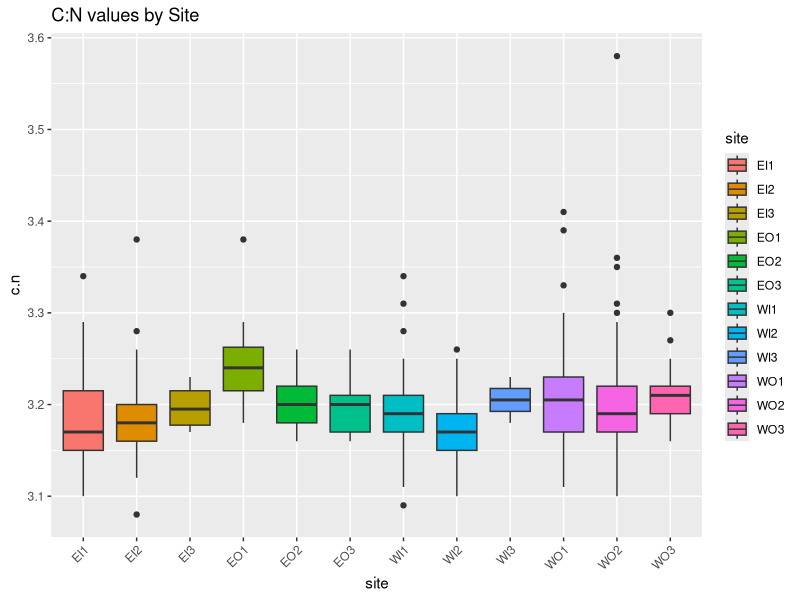
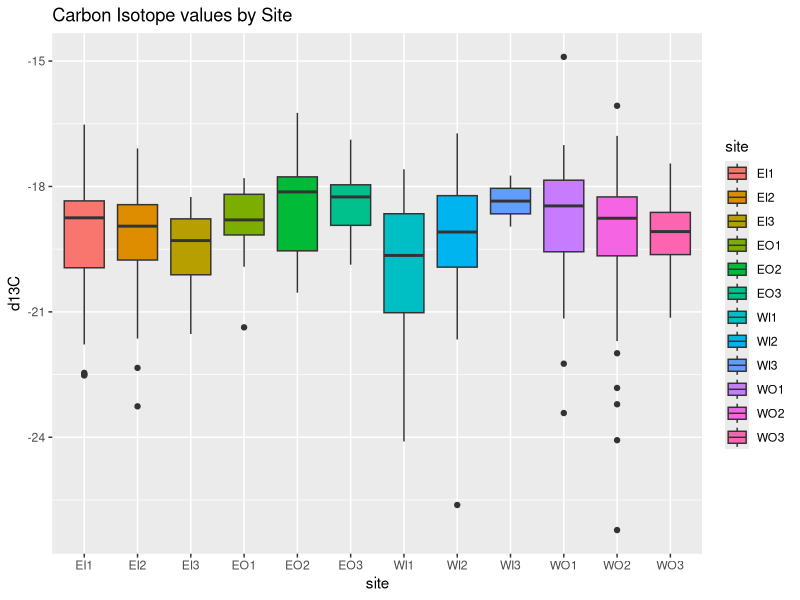
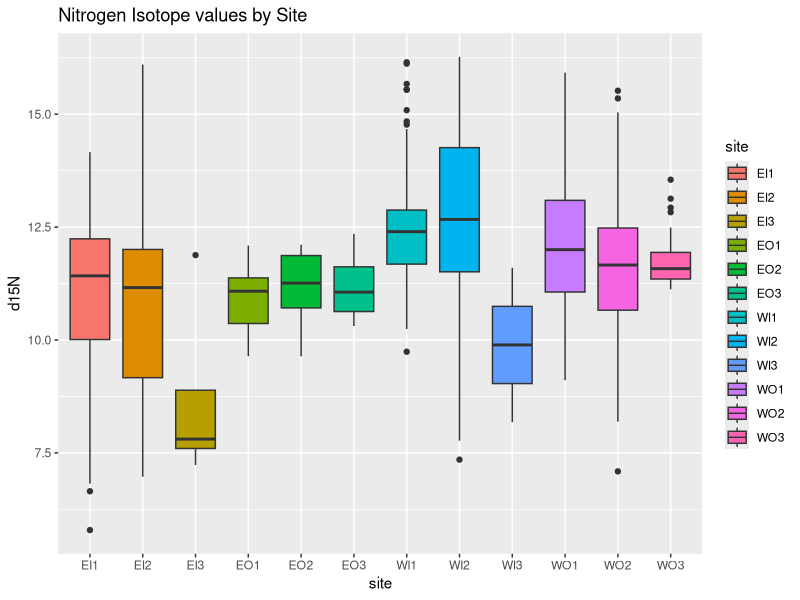
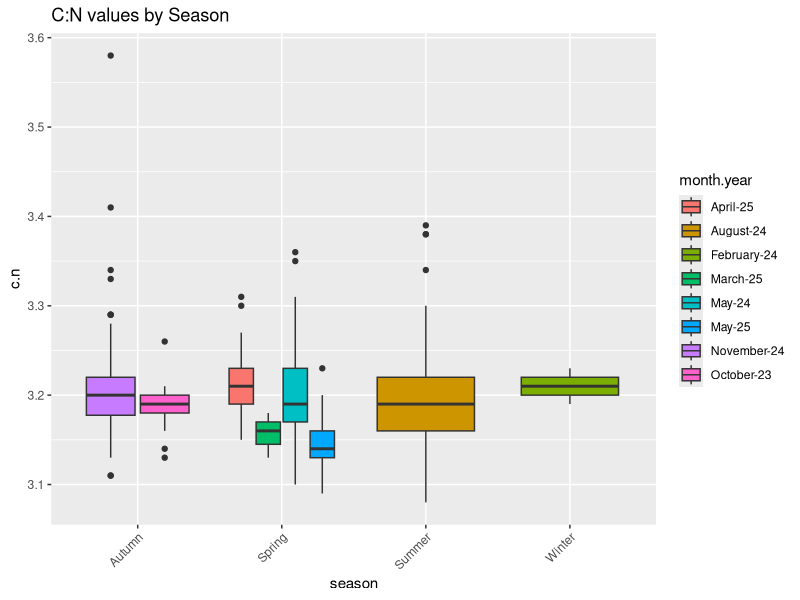
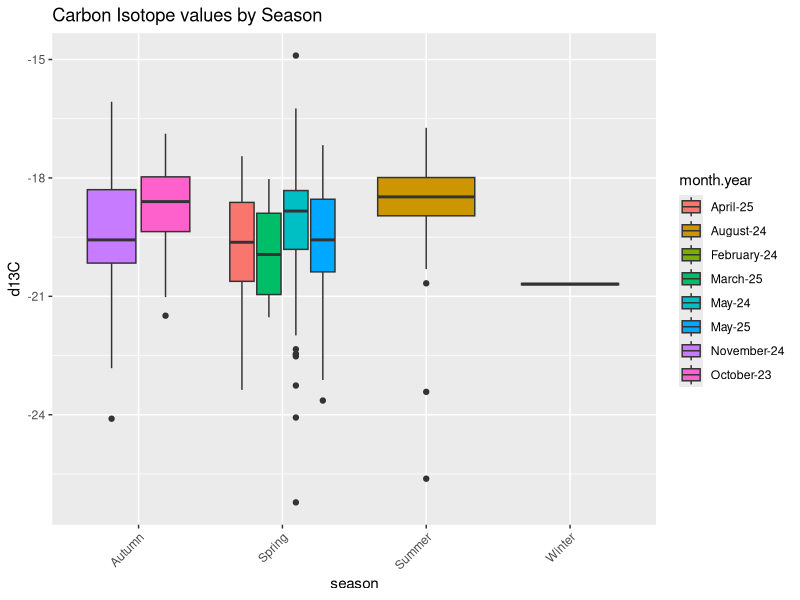
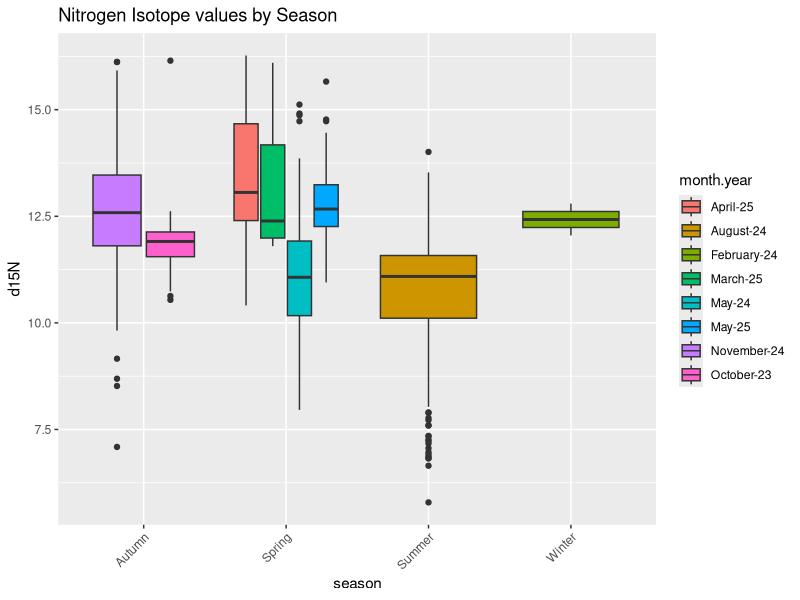
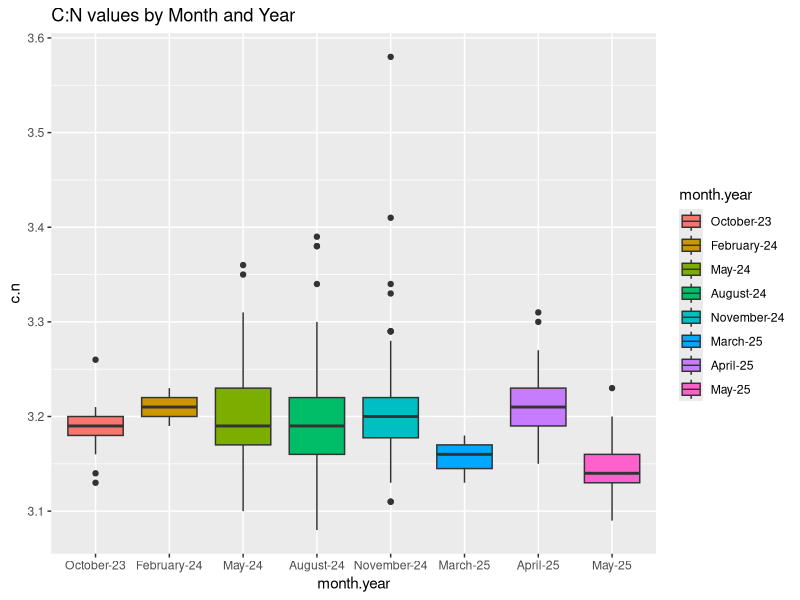
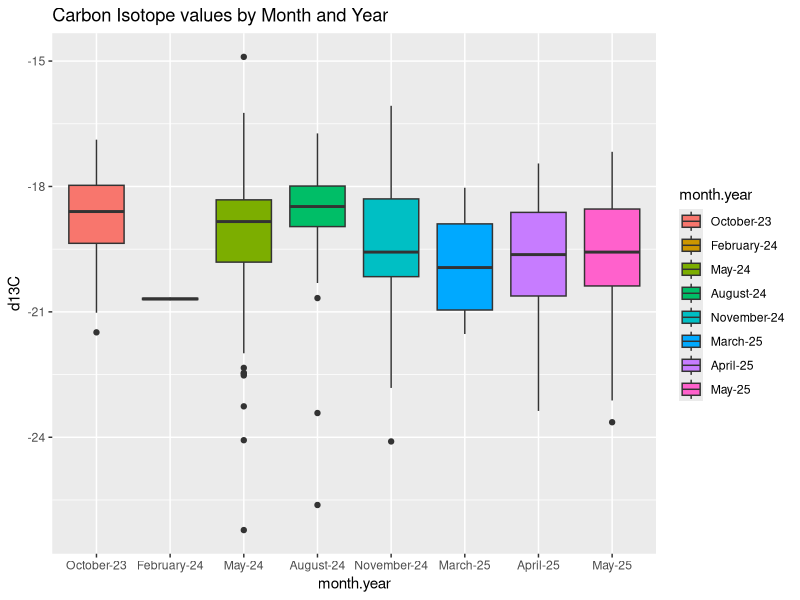

The R script that drew these images, in order:
#PLOT ON PLOTS ON PLOTS # 
#Date: 08-14-25

#### SETUP ####
## Load necessary packages
require(ggplot2)
require(dplyr)
require(tidyr)
require(ggpubr)
library(tidyverse)

setwd("~/Library/CloudStorage/OneDrive-UNC-Wilmington/Fish Team/BOEM/Data Analysis/Sams Sandbox/")

## Load the data
SIA <- read.csv("boem_bulk_CN_data_250817.csv")
metadata <- read.csv("boem_sia_metadata_250814.csv")


#checking for dupliates
duplicated(metadata$fish.id)

fish.bulk <- merge(SIA,metadata, by ="fish.id") # merge two datasets by "fish.id" column

#### ADDING MONTH & SEASON COLUMN ####
#create a column for months based off "collection.date"
#need to first make "collection data at object
class(fish.bulk$collection.date) #classified as a character
fish.bulk$collection.date <- as.Date(fish.bulk$collection.date, format= "%m/%d/%Y")
#new column object <- as.Date = read as date from (fish.bulk$collection.date, and its in X format)
#now add a month Column
fish.bulk<- fish.bulk %>% 
  mutate(month= format(collection.date, "%B"))

#create a column for seasons
fish.bulk<- fish.bulk %>% 
  mutate(season=case_when(
    month %in% c("December", "January","February") ~ "Winter",
    month %in% c("March", "April","May") ~ "Spring",
    month %in% c("June", "July","August") ~ "Summer",
    month %in% c("September", "October", "November") ~ "Autumn"
  ))

#create column for month-year
fish.bulk$month.year <- format(fish.bulk$collection.date, "%B-%y")

#create a column for east vs west
# Create the 'east_vs_west' column
fish.bulk <- fish.bulk %>%
  mutate(
    east_vs_west = case_when(
      str_detect(site, "E") ~ "East",  # Checks if the 'site' column contains the word "East"
      str_detect(site, "W") ~ "West",  # Checks if the 'site' column contains the word "West"
      TRUE ~ "Other"                     # Assigns "Other" to any remaining sites
    )
  )
#create a column for in vs out
fish.bulk <- fish.bulk %>%
  mutate(
    in_vs_out = case_when(
      str_detect(site, "I") ~ "In",  # Checks if the 'site' column contains the word "I"
      str_detect(site, "O") ~ "Out",  # Checks if the 'site' column contains the word "O"
      TRUE ~ "Other"                     # Assigns "Other" to any remaining sites
    ))
#shoal distance
fish.bulk <- fish.bulk %>%
  mutate(
    distance = case_when(
      str_detect(site, "1") ~ "inshore",  
      str_detect(site, "2") ~ "midshore",
      str_detect(site,"3")~ "offshore",
      TRUE ~ "Other"))

#create a column for east.in east.out west.in west.out
fish.bulk <- fish.bulk %>%
  mutate(
    shoal.spot = paste0(east_vs_west, ".", in_vs_out))

#view data
head(fish.bulk)

#### MOVE HERE ####
str(fish.bulk) # ensure data in correct formats.

# data that will be assigned unique colors or shapes generally need to be a factor.
fish.bulk$fish.id <- as.factor(fish.bulk$fish.id) 
fish.bulk$species <- as.factor(fish.bulk$species) 
fish.bulk$site <- as.factor(fish.bulk$site)
fish.bulk$month <- as.factor(fish.bulk$month)
fish.bulk$season <- as.factor (fish.bulk$season)
fish.bulk$distance<- as.factor(fish.bulk$distance)
fish.bulk$shoal.spot<- as.factor(fish.bulk$shoal.spot)
fish.bulk$in_vs_out<- as.factor(fish.bulk$in_vs_out)
fish.bulk$east_vs_west<- as.factor(fish.bulk$east_vs_west)
fish.bulk$month.year<- as.factor(fish.bulk$month.year)

# columns with numbers and "NA" are often initially assigned as "chr = character" or "int = integer (i.e., no decimal points)" but should be "num = numeric" (allows decimal points)
fish.bulk$weight.g <- as.numeric(fish.bulk$weight.g)
fish.bulk$tl.mm <- as.numeric(fish.bulk$tl.mm)
fish.bulk$sl.mm <- as.numeric(fish.bulk$sl.mm)
fish.bulk$fl.mm <- as.numeric(fish.bulk$fl.mm)

# manually check the data set to ensure modifications were applied correctly
str(fish.bulk)
summary(fish.bulk$species)
# remove non-target species
fish.bulk <- subset(fish.bulk, species != "Lizardfish" & species != "Pigfish") 

# fix species names
levels(fish.bulk$species)[2] <- "Atlantic Croaker"

# Species
fish.bulk %>% 
  group_by(species) %>%
  summarize(n = n(), meanSL = mean(sl.mm, na.rm = TRUE)/10,
            minSL = min(sl.mm, na.rm = TRUE)/10,
            maxSL = max(sl.mm, na.rm = TRUE)/10)

#Subset by species
data.CRO<- subset(fish.bulk, species== "Atlantic Croaker")
data.ATB<- subset(fish.bulk, species== "Atlantic Bumper")
data.SPO<- subset(fish.bulk, species== "Spot")
data.PIN<- subset(fish.bulk, species== "Pinfish")
data.THH<- subset(fish.bulk, species== "Thread Herring")
data.WEF<- subset(fish.bulk, species== "Weakfish")
data.MOF<- subset(fish.bulk, species== "Moonfish")
data.STA<- subset(fish.bulk, species== "Striped Anchovy")

# Visualize Data####
library(ggplot2)

# Boxplot by site
#SITE
ggplot(fish.bulk, aes(x = site, y = c.n, fill= site)) +
  geom_boxplot() +
  labs(title = "C:N values by Site") +
  theme(axis.text.x = element_text(angle = 45, hjust = 1))
ggplot(fish.bulk, aes(x = site, y = d13C, fill= site)) +
  geom_boxplot() +
  labs(title = "Carbon Isotope values by Site")
ggplot(fish.bulk, aes(x = site, y = d15N, fill= site)) +
  geom_boxplot() +
  labs(title = "Nitrogen Isotope values by Site")

# Boxplot by Season
ggplot(fish.bulk, aes(x = season, y = c.n, fill= month.year)) +
  geom_boxplot() +
  labs(title = "C:N values by Season") +
  theme(axis.text.x = element_text(angle = 45, hjust = 1))
ggplot(fish.bulk, aes(x = season, y = d13C, fill= month.year)) +
  geom_boxplot() +
  labs(title = "Carbon Isotope values by Season") +
  theme(axis.text.x = element_text(angle = 45, hjust = 1))
ggplot(fish.bulk, aes(x = season, y = d15N, fill= month.year)) +
  geom_boxplot() +
  labs(title = "Nitrogen Isotope values by Season") +
  theme(axis.text.x = element_text(angle = 45, hjust = 1))

# Boxplot by month-year
# Use mutate() to reorder the 'month.year' column
fish.bulk <- fish.bulk %>%
  mutate(month.year = fct_reorder(month.year, collection.date))
#Plot
ggplot(data = fish.bulk, aes(x = month.year, y = c.n, fill = month.year)) +
  geom_boxplot(position = position_dodge(width = 0.8)) +
  labs(title = "C:N values by Month and Year")
ggplot(fish.bulk, aes(x = month.year, y = d13C, fill= month.year)) +
  geom_boxplot() +
  labs(title = "Carbon Isotope values by Month and Year")
ggplot(fish.bulk, aes(x = month.year, y = d15N, fill=month.year)) +
  geom_boxplot() +
  labs(title = "Nitrogen Isotope values by Month and Year")

#Boxplot IN vs OUT
ggplot(data = fish.bulk, aes(x =in_vs_out, y = c.n, fill =distance )) +
  geom_boxplot(position = position_dodge(width = 0.8)) +
  labs(title = "C:N values by Month and Year")
ggplot(fish.bulk, aes(x =in_vs_out , y = d13C, fill= distance)) +
  geom_boxplot() +
  labs(title = "Carbon Isotope values by Month and Year")
ggplot(fish.bulk, aes(x = in_vs_out, y = d15N, fill=distance)) +
  geom_boxplot() +
  labs(title = "Nitrogen Isotope values by Month and Year")

